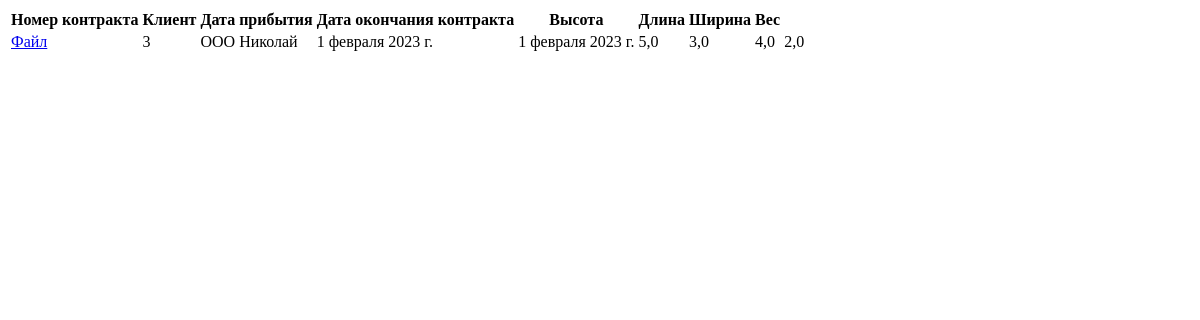
/product/, run on an earlier commit of the app's database.
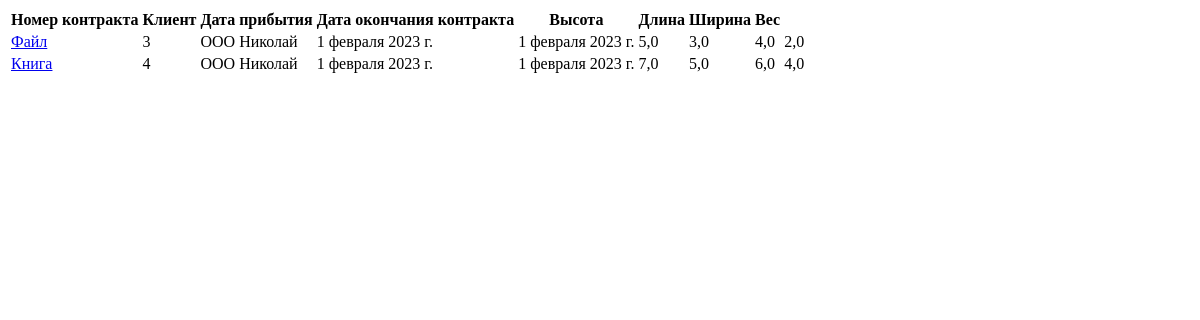
And on a later commit of the database.
### Warehouse/models.py (models this page shows, shortened)
class Product(models.Model):
    name = models.CharField(max_length=100, verbose_name='Название товара')
    height = models.FloatField(verbose_name='Высота')
    width = models.FloatField(verbose_name='Ширина')
    length = models.FloatField(verbose_name='Длина')
    weight = models.FloatField(verbose_name='Вес')
    arrival_date = models.DateField(verbose_name='Дата поступления')
    contract_number = models.PositiveIntegerField(verbose_name='Номер договора')
    client = models.ForeignKey(Client, on_delete=models.CASCADE, verbose_name='Клиент')
    contract_end_date = models.DateField(verbose_name='Дата окончания договора')
    shelf = models.ForeignKey(Shelf, on_delete=models.CASCADE, verbose_name='Стеллаж')
    position = models.PositiveIntegerField(verbose_name='Позиция')
    class Meta:
        verbose_name_plural = 'Товары'
        verbose_name = 'Товар'
        ordering = ['height']

class Client(models.Model):
    name = models.CharField(max_length=100, verbose_name='Название организации')
    bank_details = models.TextField(verbose_name='Банковские реквизиты')
    def __str__(self):
        return self.name
    class Meta:
        verbose_name_plural = 'Клиенты'
        verbose_name = 'Клиент'
        ordering = ['name']

### Warehouse/views.py (the view)
# urls.py: path('product/', views.product_list, name='product_list'),
def product_list(request):
    products = Product.objects.all()
    return render(request, 'inventory/product_list.html', {'products': products})

### templates/inventory/product_list.html (shortened to what this page needs)
<!DOCTYPE html>
<html lang="en">
<head>
</head>
<body>
  <table>
  <thead>
    <tr>
      <th>Номер контракта</th>
        <th>Клиент</th>
        <th>Дата прибытия</th>
        <th>Дата окончания контракта</th>
        <th>Высота</th>
        <th>Длина</th>
        <th>Ширина</th>
        <th>Вес</th>
    </tr>
  </thead>
  <tbody>
    {% for product in products %}
    <tr>
        <td><a href="{% url 'product_detail' product.pk %}">{{ product.name }}</a></td>
        <td>{{ product.contract_number }}</td>
        <td>{{ product.client }}</td>
        <td>{{ product.arrival_date }}</td>
        <td>{{ product.contract_end_date }}</td>
        <td>{{ product.height }}</td>
        <td>{{ product.length }}</td>
        <td>{{ product.width }}</td>
        <td>{{ product.weight }}</td>
    </tr>
    {% endfor %}
  </tbody>
</table>
</body>
</html>

What changed in the data, as far as the page shows it:
added Product: name "Книга", contract_number "4", client "ООО Николай", arrival_date "1 февраля 2023 г.", contract_end_date "1 февраля 2023 г.", height "7,0", length "5,0", width "6,0", weight "4,0"
